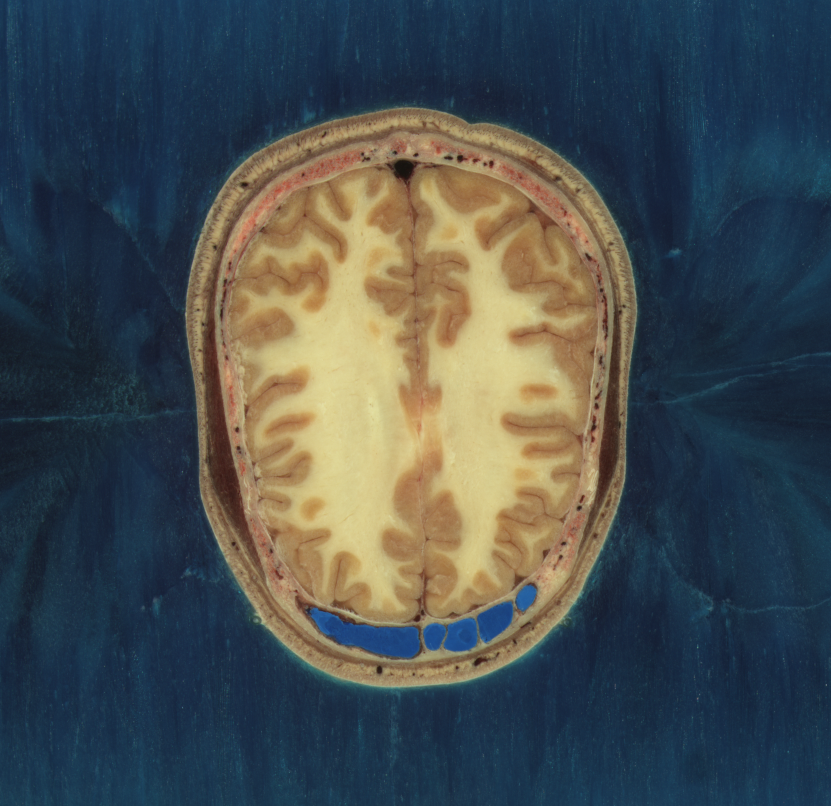
#> input picture HW6 - Registration & Segmentation/Color_MRI.png, 831 x 806 px
$ python Part4.py
#> lines starting #> are read from the running program, lines starting #| are printed output that depends on the picture
# import libraries
import numpy as np
import matplotlib.pyplot as plt
import cv2 as cv

# read images as grayscale
img1 = cv.imread('Color_MRI.png', cv.IMREAD_GRAYSCALE)
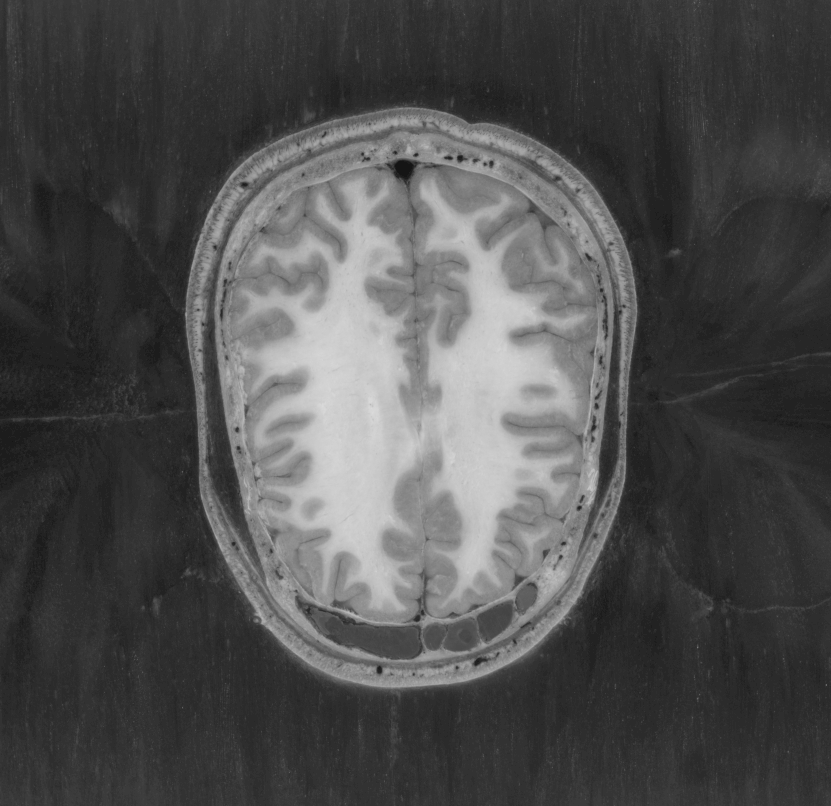
#> img1: shape (806, 831); min 21, max 218, mean 78.4
img2 = cv.imread('Color_MRI2.png', cv.IMREAD_GRAYSCALE)
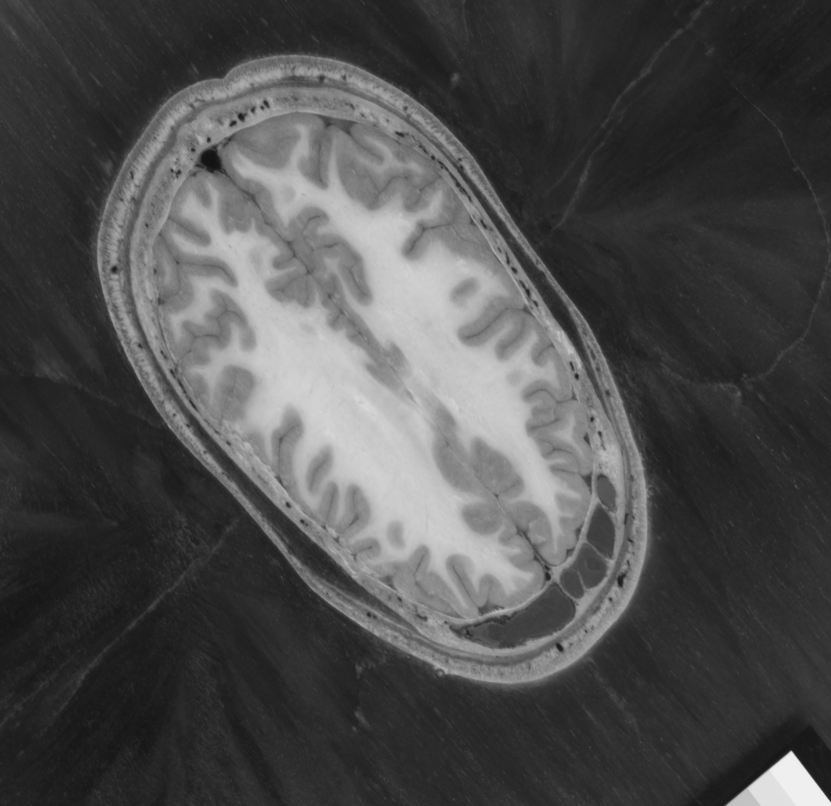
#> input picture HW6 - Registration & Segmentation/Color_MRI2.png, 831 x 806 px
#> img2 is the input picture: shape (806, 831); min 18, max 240, mean 76.8

"""
UI:
    choose 3 points on each image and save them in a list
"""
# create a copy of the images
img1_cpy = img1.copy()
img2_cpy = img2.copy()

# create a list to save the points
img1_points = []
img2_points = []

# create a function to save the points
def on_mouse(event, x, y, flags, params):
    # if left button is pressed
    if event == cv.EVENT_LBUTTONDOWN:
        # draw a circle on the image
        cv.circle(params[0], (x, y), 5, (255, 0, 0), -1)
        # show the image
        cv.imshow(params[1], params[0])
        # save the point in the list
        params[2].append([x, y])

# handle the first image
cv.namedWindow('Image 1')
cv.setMouseCallback('Image 1', on_mouse, (img1_cpy, 'Image 1', img1_points))
cv.imshow('Image 1', img1_cpy)

# handle the second image
cv.namedWindow('Image 2')
cv.setMouseCallback('Image 2', on_mouse, (img2_cpy, 'Image 2', img2_points))
cv.imshow('Image 2', img2_cpy)

# wait for the user to press esc
cv.waitKey(0)

# convert the lists to numpy arrays
img1_points = np.array(img1_points, dtype=np.float32)
img2_points = np.array(img2_points, dtype=np.float32)

# use opencv to find the affine transformation
#> (the run stopped early here; a loop or call above may not have finished)
